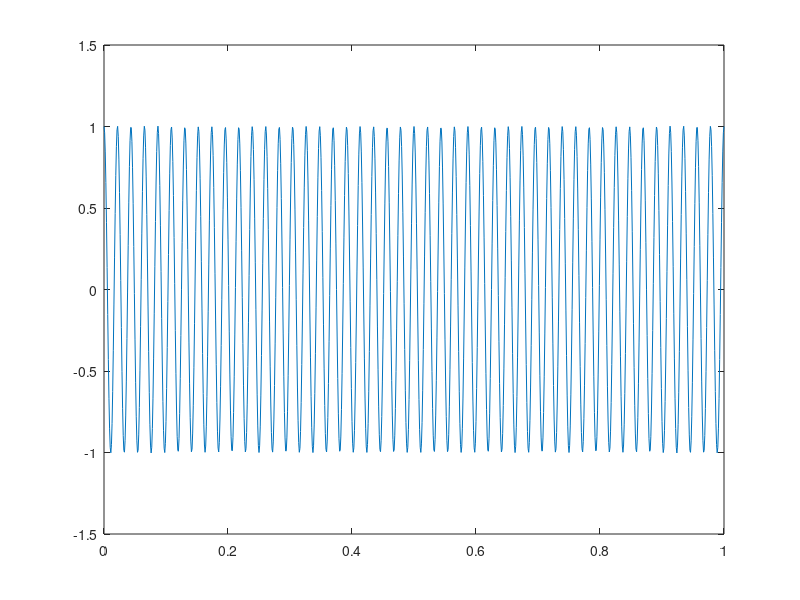

The MATLAB script that drew this image:
fa = 1000;
t = [0:1/fa:1];
fm = 4;
mt = cos(2*pi*fm*t);
fp = 50;
portadora1 = cos(2*pi*fp*t);
portadora2 = sin(2*pi*fp*t);
I = mt.*portadora1;
Q = imag(hilbert(mt)).*portadora2;
sinal  = I+Q;
plot(t,sinal);
